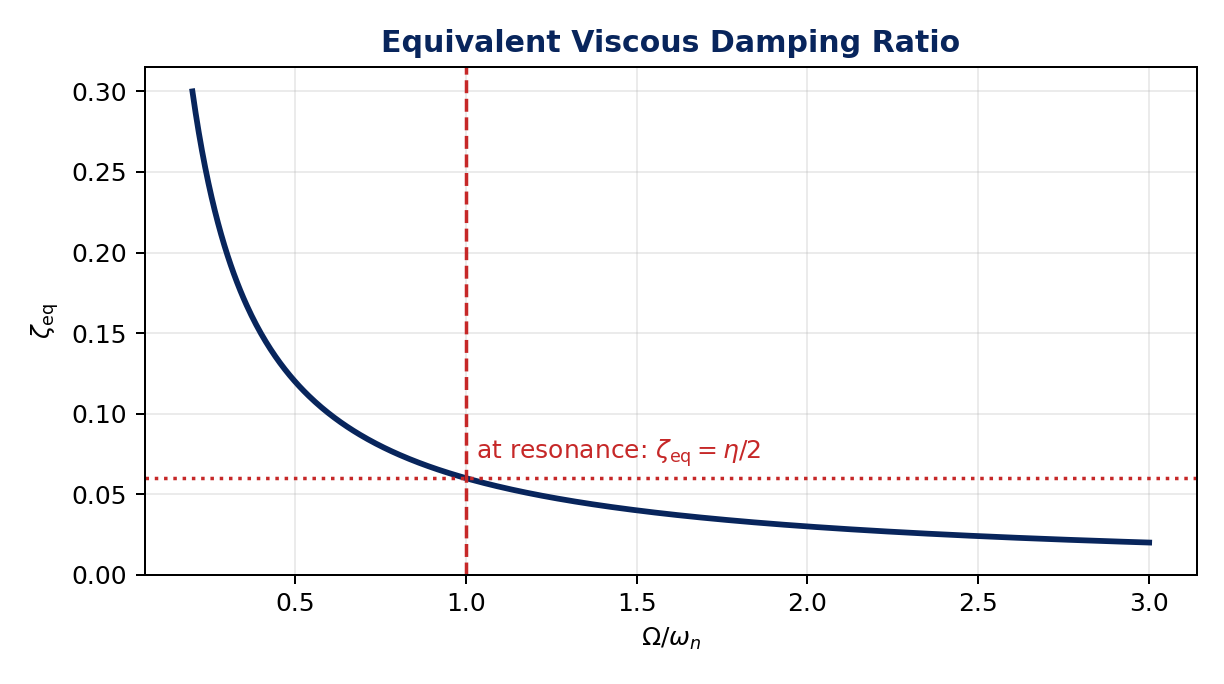

Write the Python code that produced this figure.
#!/usr/bin/env python3
"""Figure: frequency-dependent equivalent viscous damping ratio."""

from __future__ import annotations

from plot_helpers import NAVY, OUT, RED, configure_matplotlib_cache


configure_matplotlib_cache()
import matplotlib.pyplot as plt


eta = 0.12
r = [0.2 + 2.8 * i / 600 for i in range(601)]
zeta_eq = [eta / (2 * ri) for ri in r]

fig, ax = plt.subplots(figsize=(6.8, 3.8))
ax.plot(r, zeta_eq, color=NAVY, linewidth=2.3)
ax.axvline(1.0, color=RED, linestyle="--", linewidth=1.4)
ax.axhline(eta / 2, color=RED, linestyle=":", linewidth=1.4)
ax.text(1.03, eta / 2 + 0.012, r"at resonance: $\zeta_{\mathrm{eq}}=\eta/2$", color=RED, fontsize=10)
ax.set_xlabel(r"$\Omega/\omega_n$")
ax.set_ylabel(r"$\zeta_{\mathrm{eq}}$")
ax.set_title("Equivalent Viscous Damping Ratio", color=NAVY, fontweight="bold")
ax.grid(True, alpha=0.25)
ax.set_ylim(0, max(zeta_eq) * 1.05)
fig.tight_layout()
fig.savefig(OUT / "lecture5_equivalent_viscous_damping.png", dpi=180)
plt.close(fig)
